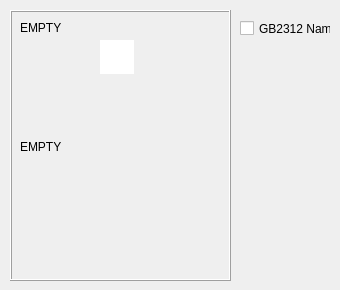
        <widget class="QWidget" name="tab_10">
         <attribute name="title">
          <string>Preview</string>
         </attribute>
         <widget class="QFrame" name="frame">
          <property name="geometry">
           <rect>
            <x>10</x>
            <y>10</y>
            <width>221</width>
            <height>271</height>
           </rect>
          </property>
          <property name="frameShape">
           <enum>QFrame::Box</enum>
          </property>
          <property name="frameShadow">
           <enum>QFrame::Raised</enum>
          </property>
          <widget class="QLabel" name="lName">
           <property name="geometry">
            <rect>
             <x>10</x>
             <y>10</y>
             <width>201</width>
             <height>16</height>
            </rect>
           </property>
           <property name="text">
            <string>EMPTY</string>
           </property>
          </widget>
          <widget class="QGraphicsView" name="gvIcon">
           <property name="geometry">
            <rect>
             <x>90</x>
             <y>30</y>
             <width>34</width>
             <height>34</height>
            </rect>
           </property>
           <property name="frameShape">
            <enum>QFrame::NoFrame</enum>
           </property>
          </widget>
          <widget class="QLabel" name="lDesc">
           <property name="geometry">
            <rect>
             <x>10</x>
             <y>130</y>
             <width>201</width>
             <height>131</height>
            </rect>
           </property>
           <property name="text">
            <string>EMPTY</string>
           </property>
           <property name="alignment">
            <set>Qt::AlignLeading|Qt::AlignLeft|Qt::AlignTop</set>
           </property>
           <property name="wordWrap">
            <bool>true</bool>
           </property>
          </widget>
         </widget>
         <widget class="QCheckBox" name="cGB2312">
          <property name="geometry">
           <rect>
            <x>240</x>
            <y>20</y>
            <width>91</width>
            <height>17</height>
           </rect>
          </property>
          <property name="text">
           <string>GB2312 Name</string>
          </property>
         </widget>
        </widget>
